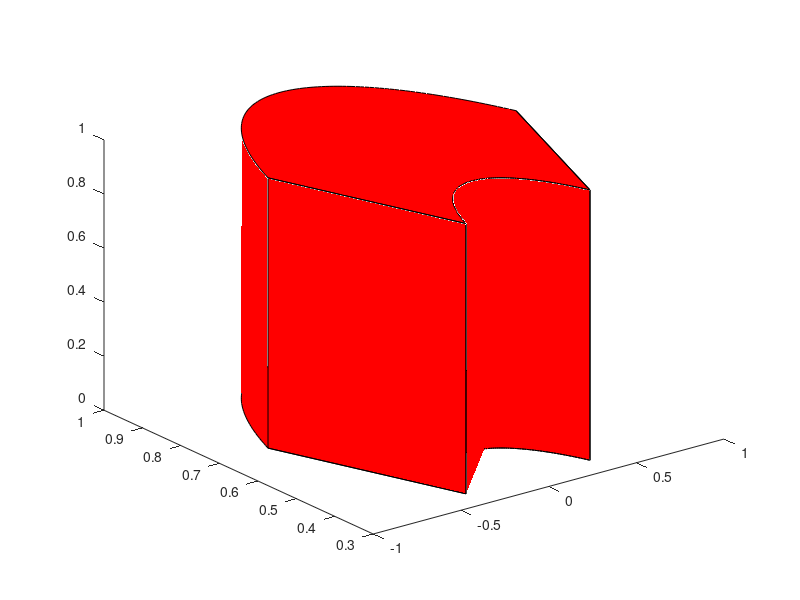

Source code (MATLAB):
z1 = 0;
z2 = 1;
r1 = 0.5;
r2 = 1;
theta = linspace(pi/4,3*pi/4,100);
x1 = r1*cos(theta);
y1 = r1*sin(theta);
x2 = r2*cos(theta);
y2 = r2*sin(theta);

figure(1);
hold all;

% bottom face
x = [x1 fliplr(x2) x1(1)];
y = [y1 fliplr(y2) y1(1)];
z = z1*ones(size(x));
fill3(x,y,z,'r');

% top face
x = [x1 fliplr(x2) x1(1)];
y = [y1 fliplr(y2) y1(1)];
z = z2*ones(size(x));
fill3(x,y,z,'r');

% left face
x = [x1(end) x2(end) x2(end) x1(end)];
y = [y1(end) y2(end) y2(end) y1(end)];
z = [z1 z1 z2 z2];
fill3(x,y,z,'r');

% right face
x = [x1(1) x2(1) x2(1) x1(1)];
y = [y1(1) y2(1) y2(1) y1(1)];
z = [z1 z1 z2 z2];
fill3(x,y,z,'r');

% front face
x = [x1 fliplr(x1) x1(1)];
y = [y1 fliplr(y1) y1(1)];
z = [z1*ones(size(x1)) z2*ones(size(x1)) z1];
fill3(x,y,z,'r');

% back face
x = [x2(1:25) x2(25:-1:1) x2(1)];
y = [y2(1:25) y2(25:-1:1) y2(1)];
z = [z1*ones(1,25) z2*ones(1,25) z1];
fill3(x,y,z,'r', 'EdgeColor', 'none');

x = [x2(25:50) x2(50:-1:25) x2(25)];
y = [y2(25:50) y2(50:-1:25) y2(25)];
z = [z1*ones(1,26) z2*ones(1,26) z1];
fill3(x,y,z,'r', 'EdgeColor', 'none');

x = [x2(50:75) x2(75:-1:50) x2(50)];
y = [y2(50:75) y2(75:-1:50) y2(50)];
z = [z1*ones(1,26) z2*ones(1,26) z1];
fill3(x,y,z,'r', 'EdgeColor', 'none');

x = [x2(75:100) x2(100:-1:75) x2(75)];
y = [y2(75:100) y2(100:-1:75) y2(75)];
z = [z1*ones(1,26) z2*ones(1,26) z1];
fill3(x,y,z,'r', 'EdgeColor', 'none');

hold off;